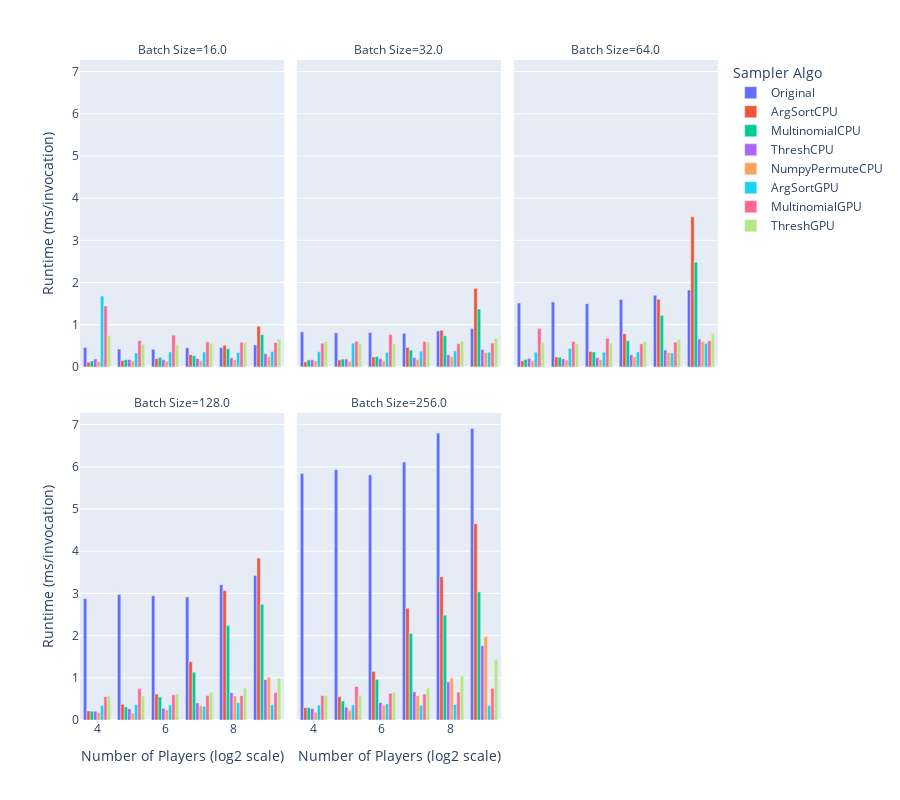

Notebook code for this chart:
### Code cell
px.bar(
    results,
    x="Number of Players (log2 scale)",
    y="Runtime (ms/invocation)",
    color="Sampler Algo",
    facet_col="Batch Size",
    facet_col_wrap=3,
    barmode="group",
    height=800,
)

### Figure 1 — Plotly figure (JSON) as saved in the notebook; plotly's stock layout.template omitted (floating-point values rounded to 4 significant figures)
{"data": [{"alignmentgroup": "True", "hovertemplate": "Sampler Algo=Original<br>Batch Size=16.0<br>Number of Players (log2 scale)=%{x}<br>Runtime (ms/invocation)=%{y}<extra></extra>", "legendgroup": "Original", "marker": {"color": "#636efa", "pattern": {"shape": ""}}, "name": "Original", "offsetgroup": "Original", "orientation": "v", "showlegend": true, "textposition": "auto", "type": "bar", "x": [4, 5, 6, 7, 8, 9], "xaxis": "x4", "y": [0.4605, 0.4222, 0.4183, 0.4518, 0.4614, 0.5214], "yaxis": "y4"}, {"alignmentgroup": "True", "hovertemplate": "Sampler Algo=Original<br>Batch Size=32.0<br>Number of Players (log2 scale)=%{x}<br>Runtime (ms/invocation)=%{y}<extra></extra>", "legendgroup": "Original", "marker": {"color": "#636efa", "pattern": {"shape": ""}}, "name": "Original", "offsetgroup": "Original", "orientation": "v", "showlegend": false, "textposition": "auto", "type": "bar", "x": [4, 5, 6, 7, 8, 9], "xaxis": "x5", "y": [0.8314, 0.8055, 0.8149, 0.7951, 0.8517, 0.9122], "yaxis": "y5"}, {"alignmentgroup": "True", "hovertemplate": "Sampler Algo=Original<br>Batch Size=64.0<br>Number of Players (log2 scale)=%{x}<br>Runtime (ms/invocation)=%{y}<extra></extra>", "legendgroup": "Original", "marker": {"color": "#636efa", "pattern": {"shape": ""}}, "name": "Original", "offsetgroup": "Original", "orientation": "v", "showlegend": false, "textposition": "auto", "type": "bar", "x": [4, 5, 6, 7, 8, 9], "xaxis": "x6", "y": [1.514, 1.538, 1.499, 1.599, 1.7, 1.824], "yaxis": "y6"}, {"alignmentgroup": "True", "hovertemplate": "Sampler Algo=Original<br>Batch Size=128.0<br>Number of Players (log2 scale)=%{x}<br>Runtime (ms/invocation)=%{y}<extra></extra>", "legendgroup": "Original", "marker": {"color": "#636efa", "pattern": {"shape": ""}}, "name": "Original", "offsetgroup": "Original", "orientation": "v", "showlegend": false, "textposition": "auto", "type": "bar", "x": [4, 5, 6, 7, 8, 9], "xaxis": "x", "y": [2.881, 2.977, 2.945, 2.916, 3.208, 3.427], "yaxis": "y"}, {"alignmentgroup": "True", "hovertemplate": "Sampler Algo=Original<br>Batch Size=256.0<br>Number of Players (log2 scale)=%{x}<br>Runtime (ms/invocation)=%{y}<extra></extra>", "legendgroup": "Original", "marker": {"color": "#636efa", "pattern": {"shape": ""}}, "name": "Original", "offsetgroup": "Original", "orientation": "v", "showlegend": false, "textposition": "auto", "type": "bar", "x": [4, 5, 6, 7, 8, 9], "xaxis": "x2", "y": [5.841, 5.934, 5.811, 6.112, 6.799, 6.91], "yaxis": "y2"}, {"alignmentgroup": "True", "hovertemplate": "Sampler Algo=ArgSortCPU<br>Batch Size=16.0<br>Number of Players (log2 scale)=%{x}<br>Runtime (ms/invocation)=%{y}<extra></extra>", "legendgroup": "ArgSortCPU", "marker": {"color": "#EF553B", "pattern": {"shape": ""}}, "name": "ArgSortCPU", "offsetgroup": "ArgSortCPU", "orientation": "v", "showlegend": true, "textposition": "auto", "type": "bar", "x": [4, 5, 6, 7, 8, 9], "xaxis": "x4", "y": [0.1101, 0.1504, 0.1956, 0.2904, 0.512, 0.9615], "yaxis": "y4"}, {"alignmentgroup": "True", "hovertemplate": "Sampler Algo=ArgSortCPU<br>Batch Size=32.0<br>Number of Players (log2 scale)=%{x}<br>Runtime (ms/invocation)=%{y}<extra></extra>", "legendgroup": "ArgSortCPU", "marker": {"color": "#EF553B", "pattern": {"shape": ""}}, "name": "ArgSortCPU", "offsetgroup": "ArgSortCPU", "orientation": "v", "showlegend": false, "textposition": "auto", "type": "bar", "x": [4, 5, 6, 7, 8, 9], "xaxis": "x5", "y": [0.1203, 0.1673, 0.2355, 0.4615, 0.8654, 1.86], "yaxis": "y5"}, {"alignmentgroup": "True", "hovertemplate": "Sampler Algo=ArgSortCPU<br>Batch Size=64.0<br>Number of Players (log2 scale)=%{x}<br>Runtime (ms/invocation)=%{y}<extra></extra>", "legendgroup": "ArgSortCPU", "marker": {"color": "#EF553B", "pattern": {"shape": ""}}, "name": "ArgSortCPU", "offsetgroup": "ArgSortCPU", "orientation": "v", "showlegend": false, "textposition": "auto", "type": "bar", "x": [4, 5, 6, 7, 8, 9], "xaxis": "x6", "y": [0.1431, 0.2357, 0.3668, 0.7869, 1.604, 3.56], "yaxis": "y6"}, {"alignmentgroup": "True", "hovertemplate": "Sampler Algo=ArgSortCPU<br>Batch Size=128.0<br>Number of Players (log2 scale)=%{x}<br>Runtime (ms/invocation)=%{y}<extra></extra>", "legendgroup": "ArgSortCPU", "marker": {"color": "#EF553B", "pattern": {"shape": ""}}, "name": "ArgSortCPU", "offsetgroup": "ArgSortCPU", "orientation": "v", "showlegend": false, "textposition": "auto", "type": "bar", "x": [4, 5, 6, 7, 8, 9], "xaxis": "x", "y": [0.2152, 0.3737, 0.6132, 1.38, 3.068, 3.837], "yaxis": "y"}, {"alignmentgroup": "True", "hovertemplate": "Sampler Algo=ArgSortCPU<br>Batch Size=256.0<br>Number of Players (log2 scale)=%{x}<br>Runtime (ms/invocation)=%{y}<extra></extra>", "legendgroup": "ArgSortCPU", "marker": {"color": "#EF553B", "pattern": {"shape": ""}}, "name": "ArgSortCPU", "offsetgroup": "ArgSortCPU", "orientation": "v", "showlegend": false, "textposition": "auto", "type": "bar", "x": [4, 5, 6, 7, 8, 9], "xaxis": "x2", "y": [0.2927, 0.552, 1.152, 2.649, 3.394, 4.653], "yaxis": "y2"}, {"alignmentgroup": "True", "hovertemplate": "Sampler Algo=MultinomialCPU<br>Batch Size=16.0<br>Number of Players (log2 scale)=%{x}<br>Runtime (ms/invocation)=%{y}<extra></extra>", "legendgroup": "MultinomialCPU", "marker": {"color": "#00cc96", "pattern": {"shape": ""}}, "name": "MultinomialCPU", "offsetgroup": "MultinomialCPU", "orientation": "v", "showlegend": true, "textposition": "auto", "type": "bar", "x": [4, 5, 6, 7, 8, 9], "xaxis": "x4", "y": [0.1401, 0.1719, 0.226, 0.2653, 0.4303, 0.7639], "yaxis": "y4"}, {"alignmentgroup": "True", "hovertemplate": "Sampler Algo=MultinomialCPU<br>Batch Size=32.0<br>Number of Players (log2 scale)=%{x}<br>Runtime (ms/invocation)=%{y}<extra></extra>", "legendgroup": "MultinomialCPU", "marker": {"color": "#00cc96", "pattern": {"shape": ""}}, "name": "MultinomialCPU", "offsetgroup": "MultinomialCPU", "orientation": "v", "showlegend": false, "textposition": "auto", "type": "bar", "x": [4, 5, 6, 7, 8, 9], "xaxis": "x5", "y": [0.1653, 0.1853, 0.2432, 0.398, 0.7374, 1.372], "yaxis": "y5"}, {"alignmentgroup": "True", "hovertemplate": "Sampler Algo=MultinomialCPU<br>Batch Size=64.0<br>Number of Players (log2 scale)=%{x}<br>Runtime (ms/invocation)=%{y}<extra></extra>", "legendgroup": "MultinomialCPU", "marker": {"color": "#00cc96", "pattern": {"shape": ""}}, "name": "MultinomialCPU", "offsetgroup": "MultinomialCPU", "orientation": "v", "showlegend": false, "textposition": "auto", "type": "bar", "x": [4, 5, 6, 7, 8, 9], "xaxis": "x6", "y": [0.1752, 0.2265, 0.3524, 0.6171, 1.216, 2.48], "yaxis": "y6"}, {"alignmentgroup": "True", "hovertemplate": "Sampler Algo=MultinomialCPU<br>Batch Size=128.0<br>Number of Players (log2 scale)=%{x}<br>Runtime (ms/invocation)=%{y}<extra></extra>", "legendgroup": "MultinomialCPU", "marker": {"color": "#00cc96", "pattern": {"shape": ""}}, "name": "MultinomialCPU", "offsetgroup": "MultinomialCPU", "orientation": "v", "showlegend": false, "textposition": "auto", "type": "bar", "x": [4, 5, 6, 7, 8, 9], "xaxis": "x", "y": [0.2103, 0.3089, 0.5422, 1.131, 2.238, 2.744], "yaxis": "y"}, {"alignmentgroup": "True", "hovertemplate": "Sampler Algo=MultinomialCPU<br>Batch Size=256.0<br>Number of Players (log2 scale)=%{x}<br>Runtime (ms/invocation)=%{y}<extra></extra>", "legendgroup": "MultinomialCPU", "marker": {"color": "#00cc96", "pattern": {"shape": ""}}, "name": "MultinomialCPU", "offsetgroup": "MultinomialCPU", "orientation": "v", "showlegend": false, "textposition": "auto", "type": "bar", "x": [4, 5, 6, 7, 8, 9], "xaxis": "x2", "y": [0.2941, 0.452, 0.9616, 2.051, 2.485, 3.037], "yaxis": "y2"}, {"alignmentgroup": "True", "hovertemplate": "Sampler Algo=ThreshCPU<br>Batch Size=16.0<br>Number of Players (log2 scale)=%{x}<br>Runtime (ms/invocation)=%{y}<extra></extra>", "legendgroup": "ThreshCPU", "marker": {"color": "#ab63fa", "pattern": {"shape": ""}}, "name": "ThreshCPU", "offsetgroup": "ThreshCPU", "orientation": "v", "showlegend": true, "textposition": "auto", "type": "bar", "x": [4, 5, 6, 7, 8, 9], "xaxis": "x4", "y": [0.1902, 0.175, 0.1666, 0.1972, 0.2142, 0.3116], "yaxis": "y4"}, {"alignmentgroup": "True", "hovertemplate": "Sampler Algo=ThreshCPU<br>Batch Size=32.0<br>Number of Players (log2 scale)=%{x}<br>Runtime (ms/invocation)=%{y}<extra></extra>", "legendgroup": "ThreshCPU", "marker": {"color": "#ab63fa", "pattern": {"shape": ""}}, "name": "ThreshCPU", "offsetgroup": "ThreshCPU", "orientation": "v", "showlegend": false, "textposition": "auto", "type": "bar", "x": [4, 5, 6, 7, 8, 9], "xaxis": "x5", "y": [0.1701, 0.1878, 0.1962, 0.2178, 0.2879, 0.4115], "yaxis": "y5"}, {"alignmentgroup": "True", "hovertemplate": "Sampler Algo=ThreshCPU<br>Batch Size=64.0<br>Number of Players (log2 scale)=%{x}<br>Runtime (ms/invocation)=%{y}<extra></extra>", "legendgroup": "ThreshCPU", "marker": {"color": "#ab63fa", "pattern": {"shape": ""}}, "name": "ThreshCPU", "offsetgroup": "ThreshCPU", "orientation": "v", "showlegend": false, "textposition": "auto", "type": "bar", "x": [4, 5, 6, 7, 8, 9], "xaxis": "x6", "y": [0.2001, 0.1901, 0.2164, 0.2904, 0.4009, 0.6555], "yaxis": "y6"}, {"alignmentgroup": "True", "hovertemplate": "Sampler Algo=ThreshCPU<br>Batch Size=128.0<br>Number of Players (log2 scale)=%{x}<br>Runtime (ms/invocation)=%{y}<extra></extra>", "legendgroup": "ThreshCPU", "marker": {"color": "#ab63fa", "pattern": {"shape": ""}}, "name": "ThreshCPU", "offsetgroup": "ThreshCPU", "orientation": "v", "showlegend": false, "textposition": "auto", "type": "bar", "x": [4, 5, 6, 7, 8, 9], "xaxis": "x", "y": [0.2065, 0.268, 0.2788, 0.4024, 0.6457, 0.9567], "yaxis": "y"}, {"alignmentgroup": "True", "hovertemplate": "Sampler Algo=ThreshCPU<br>Batch Size=256.0<br>Number of Players (log2 scale)=%{x}<br>Runtime (ms/invocation)=%{y}<extra></extra>", "legendgroup": "ThreshCPU", "marker": {"color": "#ab63fa", "pattern": {"shape": ""}}, "name": "ThreshCPU", "offsetgroup": "ThreshCPU", "orientation": "v", "showlegend": false, "textposition": "auto", "type": "bar", "x": [4, 5, 6, 7, 8, 9], "xaxis": "x2", "y": [0.2709, 0.3036, 0.4146, 0.6656, 0.9028, 1.76], "yaxis": "y2"}, {"alignmentgroup": "True", "hovertemplate": "Sampler Algo=NumpyPermuteCPU<br>Batch Size=16.0<br>Number of Players (log2 scale)=%{x}<br>Runtime (ms/invocation)=%{y}<extra></extra>", "legendgroup": "NumpyPermuteCPU", "marker": {"color": "#FFA15A", "pattern": {"shape": ""}}, "name": "NumpyPermuteCPU", "offsetgroup": "NumpyPermuteCPU", "orientation": "v", "showlegend": true, "textposition": "auto", "type": "bar", "x": [4, 5, 6, 7, 8, 9], "xaxis": "x4", "y": [0.1301, 0.1406, 0.1351, 0.1454, 0.1776, 0.24], "yaxis": "y4"}, {"alignmentgroup": "True", "hovertemplate": "Sampler Algo=NumpyPermuteCPU<br>Batch Size=32.0<br>Number of Players (log2 scale)=%{x}<br>Runtime (ms/invocation)=%{y}<extra></extra>", "legendgroup": "NumpyPermuteCPU", "marker": {"color": "#FFA15A", "pattern": {"shape": ""}}, "name": "NumpyPermuteCPU", "offsetgroup": "NumpyPermuteCPU", "orientation": "v", "showlegend": false, "textposition": "auto", "type": "bar", "x": [4, 5, 6, 7, 8, 9], "xaxis": "x5", "y": [0.1462, 0.1307, 0.1508, 0.1756, 0.2385, 0.3401], "yaxis": "y5"}, {"alignmentgroup": "True", "hovertemplate": "Sampler Algo=NumpyPermuteCPU<br>Batch Size=64.0<br>Number of Players (log2 scale)=%{x}<br>Runtime (ms/invocation)=%{y}<extra></extra>", "legendgroup": "NumpyPermuteCPU", "marker": {"color": "#FFA15A", "pattern": {"shape": ""}}, "name": "NumpyPermuteCPU", "offsetgroup": "NumpyPermuteCPU", "orientation": "v", "showlegend": false, "textposition": "auto", "type": "bar", "x": [4, 5, 6, 7, 8, 9], "xaxis": "x6", "y": [0.1451, 0.1656, 0.1769, 0.2375, 0.3402, 0.5963], "yaxis": "y6"}, {"alignmentgroup": "True", "hovertemplate": "Sampler Algo=NumpyPermuteCPU<br>Batch Size=128.0<br>Number of Players (log2 scale)=%{x}<br>Runtime (ms/invocation)=%{y}<extra></extra>", "legendgroup": "NumpyPermuteCPU", "marker": {"color": "#FFA15A", "pattern": {"shape": ""}}, "name": "NumpyPermuteCPU", "offsetgroup": "NumpyPermuteCPU", "orientation": "v", "showlegend": false, "textposition": "auto", "type": "bar", "x": [4, 5, 6, 7, 8, 9], "xaxis": "x", "y": [0.1802, 0.166, 0.2368, 0.3447, 0.571, 1.016], "yaxis": "y"}, {"alignmentgroup": "True", "hovertemplate": "Sampler Algo=NumpyPermuteCPU<br>Batch Size=256.0<br>Number of Players (log2 scale)=%{x}<br>Runtime (ms/invocation)=%{y}<extra></extra>", "legendgroup": "NumpyPermuteCPU", "marker": {"color": "#FFA15A", "pattern": {"shape": ""}}, "name": "NumpyPermuteCPU", "offsetgroup": "NumpyPermuteCPU", "orientation": "v", "showlegend": false, "textposition": "auto", "type": "bar", "x": [4, 5, 6, 7, 8, 9], "xaxis": "x2", "y": [0.1851, 0.2302, 0.3471, 0.5778, 0.9932, 1.979], "yaxis": "y2"}, {"alignmentgroup": "True", "hovertemplate": "Sampler Algo=ArgSortGPU<br>Batch Size=16.0<br>Number of Players (log2 scale)=%{x}<br>Runtime (ms/invocation)=%{y}<extra></extra>", "legendgroup": "ArgSortGPU", "marker": {"color": "#19d3f3", "pattern": {"shape": ""}}, "name": "ArgSortGPU", "offsetgroup": "ArgSortGPU", "orientation": "v", "showlegend": true, "textposition": "auto", "type": "bar", "x": [4, 5, 6, 7, 8, 9], "xaxis": "x4", "y": [1.678, 0.3304, 0.3555, 0.3541, 0.3422, 0.3671], "yaxis": "y4"}, {"alignmentgroup": "True", "hovertemplate": "Sampler Algo=ArgSortGPU<br>Batch Size=32.0<br>Number of Players (log2 scale)=%{x}<br>Runtime (ms/invocation)=%{y}<extra></extra>", "legendgroup": "ArgSortGPU", "marker": {"color": "#19d3f3", "pattern": {"shape": ""}}, "name": "ArgSortGPU", "offsetgroup": "ArgSortGPU", "orientation": "v", "showlegend": false, "textposition": "auto", "type": "bar", "x": [4, 5, 6, 7, 8, 9], "xaxis": "x5", "y": [0.3608, 0.5609, 0.3461, 0.3715, 0.3809, 0.3506], "yaxis": "y5"}, {"alignmentgroup": "True", "hovertemplate": "Sampler Algo=ArgSortGPU<br>Batch Size=64.0<br>Number of Players (log2 scale)=%{x}<br>Runtime (ms/invocation)=%{y}<extra></extra>", "legendgroup": "ArgSortGPU", "marker": {"color": "#19d3f3", "pattern": {"shape": ""}}, "name": "ArgSortGPU", "offsetgroup": "ArgSortGPU", "orientation": "v", "showlegend": false, "textposition": "auto", "type": "bar", "x": [4, 5, 6, 7, 8, 9], "xaxis": "x6", "y": [0.3458, 0.438, 0.345, 0.3528, 0.3306, 0.561], "yaxis": "y6"}, {"alignmentgroup": "True", "hovertemplate": "Sampler Algo=ArgSortGPU<br>Batch Size=128.0<br>Number of Players (log2 scale)=%{x}<br>Runtime (ms/invocation)=%{y}<extra></extra>", "legendgroup": "ArgSortGPU", "marker": {"color": "#19d3f3", "pattern": {"shape": ""}}, "name": "ArgSortGPU", "offsetgroup": "ArgSortGPU", "orientation": "v", "showlegend": false, "textposition": "auto", "type": "bar", "x": [4, 5, 6, 7, 8, 9], "xaxis": "x", "y": [0.3408, 0.3641, 0.3556, 0.3268, 0.4113, 0.3604], "yaxis": "y"}, {"alignmentgroup": "True", "hovertemplate": "Sampler Algo=ArgSortGPU<br>Batch Size=256.0<br>Number of Players (log2 scale)=%{x}<br>Runtime (ms/invocation)=%{y}<extra></extra>", "legendgroup": "ArgSortGPU", "marker": {"color": "#19d3f3", "pattern": {"shape": ""}}, "name": "ArgSortGPU", "offsetgroup": "ArgSortGPU", "orientation": "v", "showlegend": false, "textposition": "auto", "type": "bar", "x": [4, 5, 6, 7, 8, 9], "xaxis": "x2", "y": [0.3512, 0.3558, 0.3815, 0.3464, 0.3661, 0.3406], "yaxis": "y2"}, {"alignmentgroup": "True", "hovertemplate": "Sampler Algo=MultinomialGPU<br>Batch Size=16.0<br>Number of Players (log2 scale)=%{x}<br>Runtime (ms/invocation)=%{y}<extra></extra>", "legendgroup": "MultinomialGPU", "marker": {"color": "#FF6692", "pattern": {"shape": ""}}, "name": "MultinomialGPU", "offsetgroup": "MultinomialGPU", "orientation": "v", "showlegend": true, "textposition": "auto", "type": "bar", "x": [4, 5, 6, 7, 8, 9], "xaxis": "x4", "y": [1.444, 0.621, 0.7511, 0.5944, 0.5857, 0.5809], "yaxis": "y4"}, {"alignmentgroup": "True", "hovertemplate": "Sampler Algo=MultinomialGPU<br>Batch Size=32.0<br>Number of Players (log2 scale)=%{x}<br>Runtime (ms/invocation)=%{y}<extra></extra>", "legendgroup": "MultinomialGPU", "marker": {"color": "#FF6692", "pattern": {"shape": ""}}, "name": "MultinomialGPU", "offsetgroup": "MultinomialGPU", "orientation": "v", "showlegend": false, "textposition": "auto", "type": "bar", "x": [4, 5, 6, 7, 8, 9], "xaxis": "x5", "y": [0.561, 0.6085, 0.7656, 0.6036, 0.5523, 0.5633], "yaxis": "y5"}, {"alignmentgroup": "True", "hovertemplate": "Sampler Algo=MultinomialGPU<br>Batch Size=64.0<br>Number of Players (log2 scale)=%{x}<br>Runtime (ms/invocation)=%{y}<extra></extra>", "legendgroup": "MultinomialGPU", "marker": {"color": "#FF6692", "pattern": {"shape": ""}}, "name": "MultinomialGPU", "offsetgroup": "MultinomialGPU", "orientation": "v", "showlegend": false, "textposition": "auto", "type": "bar", "x": [4, 5, 6, 7, 8, 9], "xaxis": "x6", "y": [0.916, 0.6014, 0.6761, 0.5475, 0.589, 0.618], "yaxis": "y6"}, {"alignmentgroup": "True", "hovertemplate": "Sampler Algo=MultinomialGPU<br>Batch Size=128.0<br>Number of Players (log2 scale)=%{x}<br>Runtime (ms/invocation)=%{y}<extra></extra>", "legendgroup": "MultinomialGPU", "marker": {"color": "#FF6692", "pattern": {"shape": ""}}, "name": "MultinomialGPU", "offsetgroup": "MultinomialGPU", "orientation": "v", "showlegend": false, "textposition": "auto", "type": "bar", "x": [4, 5, 6, 7, 8, 9], "xaxis": "x", "y": [0.5509, 0.7378, 0.5971, 0.5801, 0.5775, 0.6514], "yaxis": "y"}, {"alignmentgroup": "True", "hovertemplate": "Sampler Algo=MultinomialGPU<br>Batch Size=256.0<br>Number of Players (log2 scale)=%{x}<br>Runtime (ms/invocation)=%{y}<extra></extra>", "legendgroup": "MultinomialGPU", "marker": {"color": "#FF6692", "pattern": {"shape": ""}}, "name": "MultinomialGPU", "offsetgroup": "MultinomialGPU", "orientation": "v", "showlegend": false, "textposition": "auto", "type": "bar", "x": [4, 5, 6, 7, 8, 9], "xaxis": "x2", "y": [0.5784, 0.793, 0.6342, 0.614, 0.6617, 0.7515], "yaxis": "y2"}, {"alignmentgroup": "True", "hovertemplate": "Sampler Algo=ThreshGPU<br>Batch Size=16.0<br>Number of Players (log2 scale)=%{x}<br>Runtime (ms/invocation)=%{y}<extra></extra>", "legendgroup": "ThreshGPU", "marker": {"color": "#B6E880", "pattern": {"shape": ""}}, "name": "ThreshGPU", "offsetgroup": "ThreshGPU", "orientation": "v", "showlegend": true, "textposition": "auto", "type": "bar", "x": [4, 5, 6, 7, 8, 9], "xaxis": "x4", "y": [0.7503, 0.5371, 0.5331, 0.5637, 0.5862, 0.6563], "yaxis": "y4"}, {"alignmentgroup": "True", "hovertemplate": "Sampler Algo=ThreshGPU<br>Batch Size=32.0<br>Number of Players (log2 scale)=%{x}<br>Runtime (ms/invocation)=%{y}<extra></extra>", "legendgroup": "ThreshGPU", "marker": {"color": "#B6E880", "pattern": {"shape": ""}}, "name": "ThreshGPU", "offsetgroup": "ThreshGPU", "orientation": "v", "showlegend": false, "textposition": "auto", "type": "bar", "x": [4, 5, 6, 7, 8, 9], "xaxis": "x5", "y": [0.597, 0.549, 0.5441, 0.5863, 0.6095, 0.6754], "yaxis": "y5"}, {"alignmentgroup": "True", "hovertemplate": "Sampler Algo=ThreshGPU<br>Batch Size=64.0<br>Number of Players (log2 scale)=%{x}<br>Runtime (ms/invocation)=%{y}<extra></extra>", "legendgroup": "ThreshGPU", "marker": {"color": "#B6E880", "pattern": {"shape": ""}}, "name": "ThreshGPU", "offsetgroup": "ThreshGPU", "orientation": "v", "showlegend": false, "textposition": "auto", "type": "bar", "x": [4, 5, 6, 7, 8, 9], "xaxis": "x6", "y": [0.5714, 0.544, 0.5679, 0.6065, 0.6464, 0.7908], "yaxis": "y6"}, {"alignmentgroup": "True", "hovertemplate": "Sampler Algo=ThreshGPU<br>Batch Size=128.0<br>Number of Players (log2 scale)=%{x}<br>Runtime (ms/invocation)=%{y}<extra></extra>", "legendgroup": "ThreshGPU", "marker": {"color": "#B6E880", "pattern": {"shape": ""}}, "name": "ThreshGPU", "offsetgroup": "ThreshGPU", "orientation": "v", "showlegend": false, "textposition": "auto", "type": "bar", "x": [4, 5, 6, 7, 8, 9], "xaxis": "x", "y": [0.5708, 0.5666, 0.6129, 0.6554, 0.7566, 0.9817], "yaxis": "y"}, {"alignmentgroup": "True", "hovertemplate": "Sampler Algo=ThreshGPU<br>Batch Size=256.0<br>Number of Players (log2 scale)=%{x}<br>Runtime (ms/invocation)=%{y}<extra></extra>", "legendgroup": "ThreshGPU", "marker": {"color": "#B6E880", "pattern": {"shape": ""}}, "name": "ThreshGPU", "offsetgroup": "ThreshGPU", "orientation": "v", "showlegend": false, "textposition": "auto", "type": "bar", "x": [4, 5, 6, 7, 8, 9], "xaxis": "x2", "y": [0.5798, 0.5865, 0.6585, 0.7621, 1.045, 1.439], "yaxis": "y2"}], "layout": {"annotations": [{"font": {}, "showarrow": false, "text": "Batch Size=128.0", "x": 0.16, "xanchor": "center", "xref": "paper", "y": 0.465, "yanchor": "bottom", "yref": "paper"}, {"font": {}, "showarrow": false, "text": "Batch Size=256.0", "x": 0.5, "xanchor": "center", "xref": "paper", "y": 0.465, "yanchor": "bottom", "yref": "paper"}, {"font": {}, "showarrow": false, "text": "Batch Size=16.0", "x": 0.16, "xanchor": "center", "xref": "paper", "y": 1.0, "yanchor": "bottom", "yref": "paper"}, {"font": {}, "showarrow": false, "text": "Batch Size=32.0", "x": 0.5, "xanchor": "center", "xref": "paper", "y": 1.0, "yanchor": "bottom", "yref": "paper"}, {"font": {}, "showarrow": false, "text": "Batch Size=64.0", "x": 0.84, "xanchor": "center", "xref": "paper", "y": 1.0, "yanchor": "bottom", "yref": "paper"}], "barmode": "group", "height": 800, "legend": {"title": {"text": "Sampler Algo"}, "tracegroupgap": 0}, "margin": {"t": 60}, "xaxis": {"anchor": "y", "domain": [0, 0.32], "title": {"text": "Number of Players (log2 scale)"}}, "xaxis2": {"anchor": "y2", "domain": [0.34, 0.66], "matches": "x", "title": {"text": "Number of Players (log2 scale)"}}, "xaxis3": {"anchor": "y3", "domain": [0.68, 1.0], "matches": "x", "title": {"text": "Number of Players (log2 scale)"}}, "xaxis4": {"anchor": "y4", "domain": [0, 0.32], "matches": "x", "showticklabels": false}, "xaxis5": {"anchor": "y5", "domain": [0.34, 0.66], "matches": "x", "showticklabels": false}, "xaxis6": {"anchor": "y6", "domain": [0.68, 1.0], "matches": "x", "showticklabels": false}, "yaxis": {"anchor": "x", "domain": [0, 0.465], "title": {"text": "Runtime (ms/invocation)"}}, "yaxis2": {"anchor": "x2", "domain": [0, 0.465], "matches": "y", "showticklabels": false}, "yaxis3": {"anchor": "x3", "domain": [0, 0.465], "matches": "y", "showticklabels": false}, "yaxis4": {"anchor": "x4", "domain": [0.535, 1.0], "matches": "y", "title": {"text": "Runtime (ms/invocation)"}}, "yaxis5": {"anchor": "x5", "domain": [0.535, 1.0], "matches": "y", "showticklabels": false}, "yaxis6": {"anchor": "x6", "domain": [0.535, 1.0], "matches": "y", "showticklabels": false}}}
